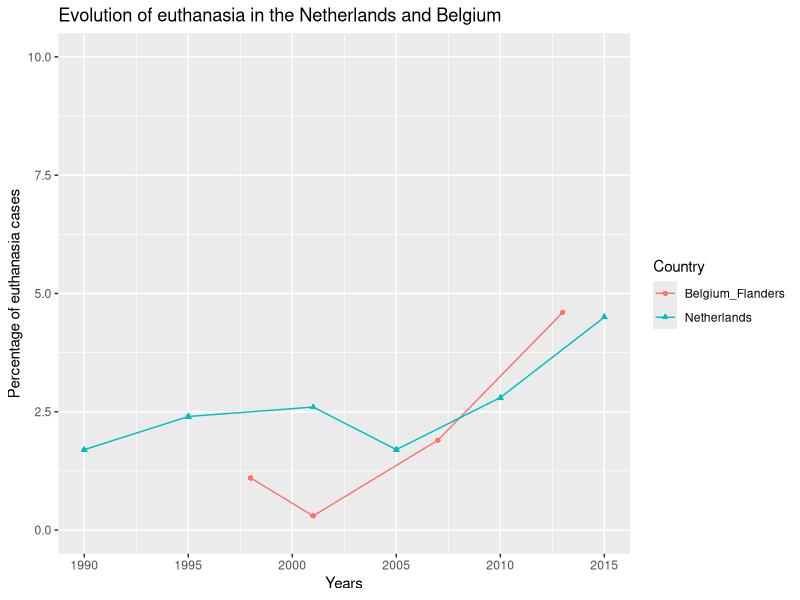

The R script that drew this image:
# Euthanasia in the Netherlands and in Belgium

# Sources:
# van_der_Heide_2017: http://www.nejm.org/doi/full/10.1056/NEJMc1705630
# Chambaere_2015: http://www.nejm.org/doi/10.1056/NEJMc1414527

# Blog post: http://jepoirrier.org/?p=2181
# Dataset: https://github.com/jepoirrier/datasets/blob/master/euthanasia_NL_BE.csv

library(ggplot2)

df <- read.csv(file="euthanasia_NL_BE.csv")

euth.plot <- ggplot(data = df, aes(x=Year, y=Pc_Euthanasia, fill=Country)) +
  labs(title="Evolution of euthanasia in the Netherlands and Belgium", x="Years", y="Percentage of euthanasia cases") +
  geom_line(aes(color=Country)) +
  geom_point(aes(shape=Country, color=Country)) +
  ylim(0,10)
euth.plot
